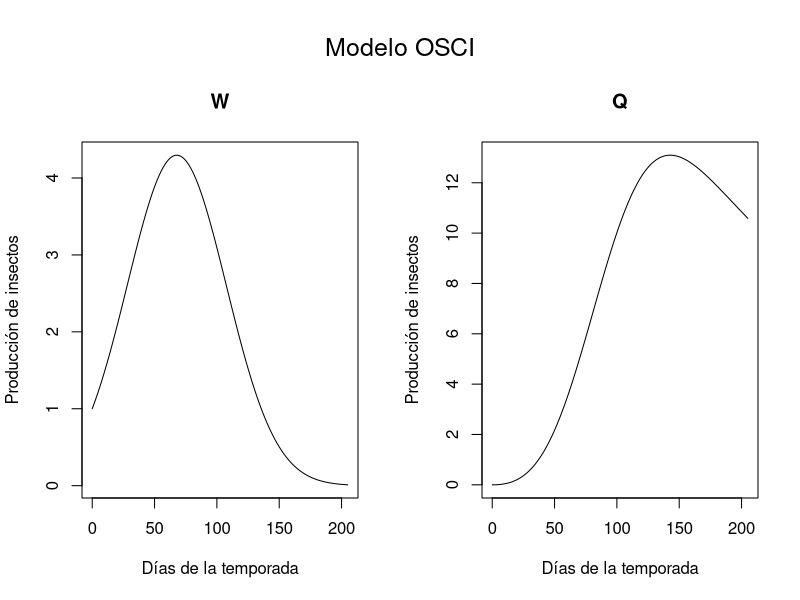
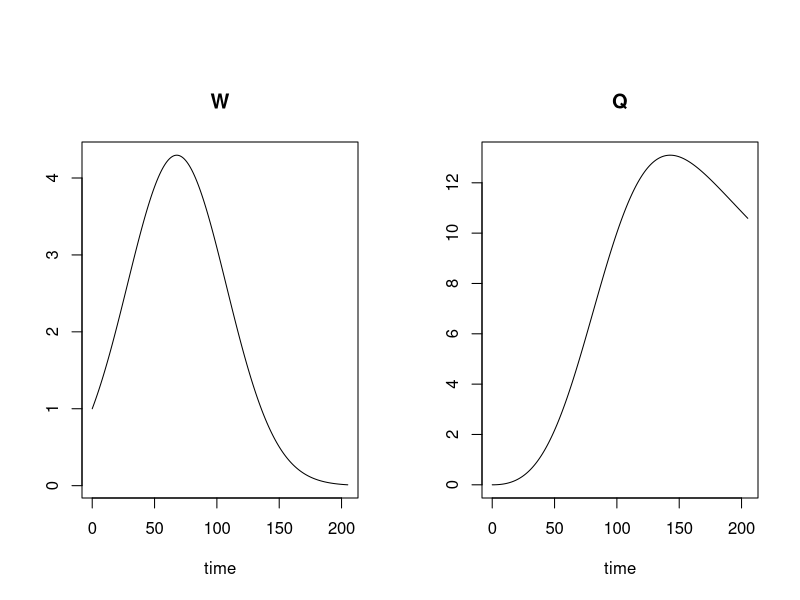

The R source for these figures, in order:
library(deSolve)
# ESPECIFICACION DEL MODELO
# Guardemos los parámetros como vector
parameters <- c(b = 0.0013, c = 1, mu = 0.022, v = 0.005, T = 205, R = 50)

# VARIABLES DE ESTADO
# Guardamos las variables, con su valor inicial, como vector
state <- c(W = 1, Q = 0)

# MODELADO DE LA ECUACIONES
Osci <- function(t,state, parameters){
  with(as.list(c(state, parameters)),{
    # taza de cambio
    dW <- (b * (1-(2*t/205)) * R * W) - (mu * W)
    dQ <- (b * c * (1 - (1-(2*t/205))) * R * W) - (v * Q) 
    
    # Retorna tazas de cambio
    list(c(dW, dQ))
    })
}

# APLICACIÓN DEL MODELO
# Especificamos el tiempo
times <-seq(0,205)

# Integramos el modelo
out <- ode(y = state, times = times, func = Osci, parms = parameters)
head(out)

# Graficando los resultados
par(oma = c(0,0,3,0))
plot(out, xlab = "Días de la temporada", ylab = "Producción de insectos")
mtext(outer = TRUE, side = 3, "Modelo OSCI", cex = 1.5)

# Con el método de Euler
oute <- ode(y = state, times = times, func = Osci, parms = parameters, method = "euler", hini = 0.01)
plot(oute)
